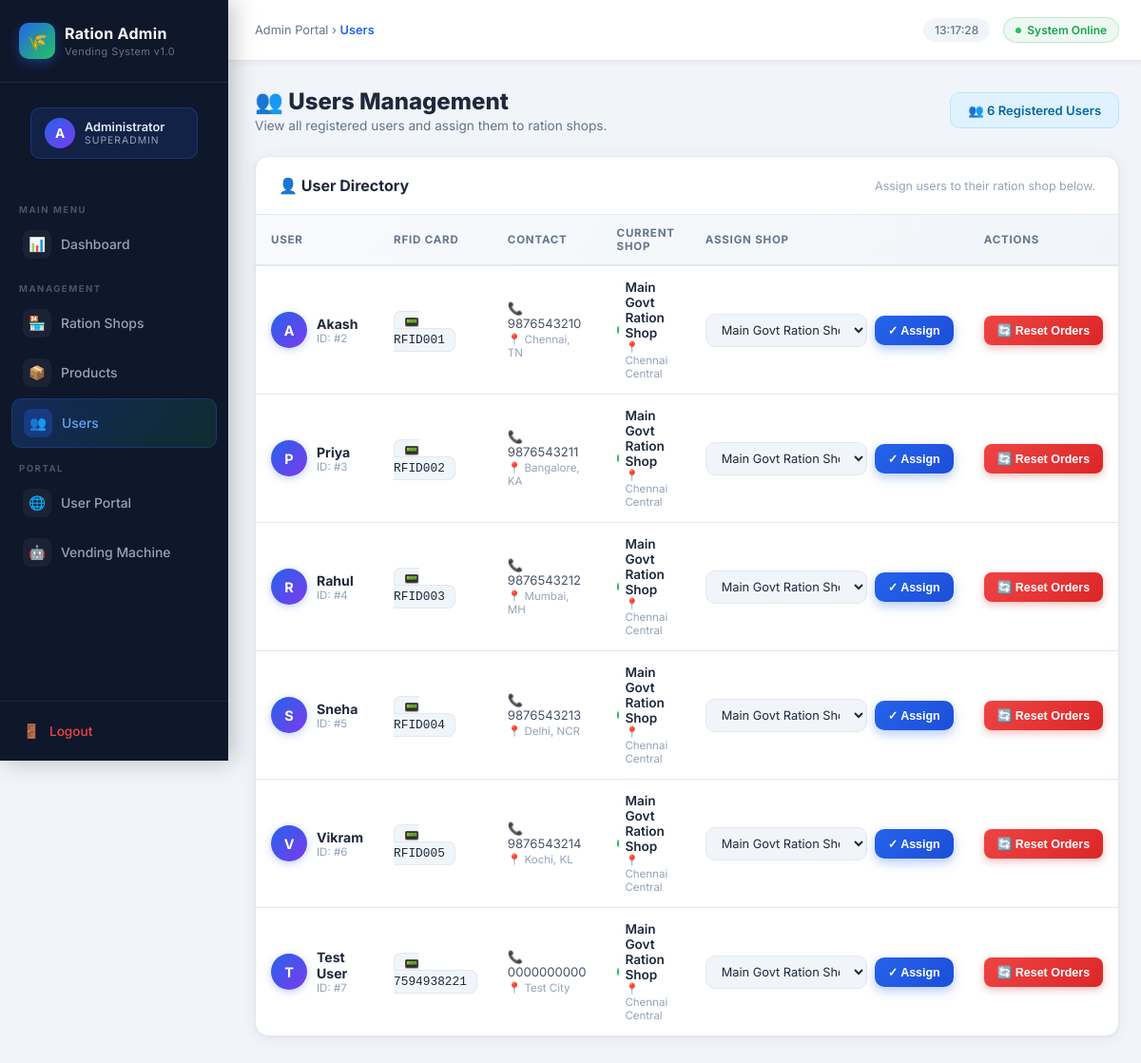
The app's page /admin/users (signed in) with its own data.
### models.py (models this page shows)
class User(UserMixin, db.Model):
    __tablename__ = 'user'
    id = db.Column(db.Integer, primary_key=True)
    username = db.Column(db.String(100), nullable=False)
    rfidCard = db.Column(db.String(100), unique=True, nullable=False)
    physical_uid = db.Column(db.String(100), unique=True, nullable=True) # The long number from Pi
    password = db.Column(db.String(200), nullable=False)
    phone = db.Column(db.String(20))
    address = db.Column(db.String(255))
    is_admin = db.Column(db.Boolean, default=False)
    is_active = db.Column(db.Boolean, default=True) # New status field
    shop_id = db.Column(db.Integer, db.ForeignKey('shop.id'), nullable=True)
    orders = db.relationship('Order', backref='user', lazy=True)

class Shop(db.Model):
    __tablename__ = 'shop'
    id = db.Column(db.Integer, primary_key=True)
    name = db.Column(db.String(100), nullable=False)
    location = db.Column(db.String(255))
    max_members = db.Column(db.Integer, default=50)
    users = db.relationship('User', backref='shop', lazy=True)

### admin_routes.py (the view)
@admin_bp.route('/users')
@admin_required
def users():
    all_users = User.query.filter_by(is_admin=False).all()
    shops = Shop.query.all()
    return render_template('admin/users.html', users=all_users, shops=shops)

### admin_routes.py (called while the page is built)
def admin_required(f):
    from functools import wraps
    @wraps(f)
    @login_required
    def decorated_function(*args, **kwargs):
        if not current_user.is_admin:
            flash('Admin access required.', 'error')
            return redirect(url_for('main.dashboard'))
        return f(*args, **kwargs)
    return decorated_function

### templates/admin/users.html (shortened to what this page needs)
{% extends "admin/layout.html" %}
{% block breadcrumb %}Users{% endblock %}
{% block content %}
<div class="page-heading">
    <div>
        <h1>👥 Users Management</h1>
        <p>View all registered users and assign them to ration shops.</p>
    </div>
    <div style="background:#e0f2fe;color:#0369a1;padding:10px 18px;border-radius:10px;font-size:0.82rem;font-weight:600;border:1px solid #bae6fd;">
        👥 {{ users|length }} Registered Users
    </div>
</div>
<div class="a-card">
    <div class="a-card-header">
        <div class="a-card-title">👤 User Directory</div>
        <div style="font-size:0.78rem;color:#94a3b8;">Assign users to their ration shop below.</div>
    </div>
    <div style="overflow-x:auto;">
        <table class="a-table">
            <thead>
                <tr>
                    <th>User</th>
                    <th>RFID Card</th>
                    <th>Contact</th>
                    <th>Current Shop</th>
                    <th>Assign Shop</th>
                    <th>Actions</th>
                </tr>
            </thead>
            <tbody>
                {% for u in users %}
                <tr>
                    <td>
                        <div style="display:flex;align-items:center;gap:10px;">
                            <div style="width:38px;height:38px;background:linear-gradient(135deg,#2563eb,#7c3aed);color:#fff;border-radius:50%;display:flex;align-items:center;justify-content:center;font-weight:700;font-size:0.9rem;flex-shrink:0;box-shadow:0 2px 8px rgba(37,99,235,0.3);">
                                {{ u.username[0].upper() }}
                            </div>
                            <div>
                                <div style="font-weight:700;color:#1e293b;">{{ u.username }}</div>
                                <div style="font-size:0.72rem;color:#94a3b8;">ID: #{{ u.id }}</div>
                            </div>
                        </div>
                    </td>
                    <td>
                        <code style="background:#f1f5f9;padding:4px 10px;border-radius:8px;font-size:0.8rem;color:#1e293b;border:1px solid #e2e8f0;">📟 {{ u.rfidCard }}</code>
                    </td>
                    <td>
                        <div style="font-size:0.82rem;color:#475569;">
                            {% if u.phone %}<div>📞 {{ u.phone }}</div>{% endif %}
                            {% if u.address %}<div style="font-size:0.72rem;color:#94a3b8;margin-top:2px;">📍 {{ u.address }}</div>{% endif %}
                        </div>
                    </td>
                    <td>
                        {% if u.shop %}
                        <div style="display:flex;align-items:center;gap:6px;">
                            <div style="width:8px;height:8px;background:#22c55e;border-radius:50%;"></div>
                            <div>
                                <div style="font-weight:600;font-size:0.85rem;color:#1e293b;">{{ u.shop.name }}</div>
                                <div style="font-size:0.72rem;color:#94a3b8;">📍 {{ u.shop.location }}</div>
                            </div>
                        </div>
                        {% else %}
                        <span class="badge-inactive">⚠️ Unassigned</span>
                        {% endif %}
                    </td>
                    <td>
                        <form method="POST" action="{{ url_for('admin.assign_user_shop') }}" style="display:flex;gap:8px;align-items:center;">
                            <select name="shop_id" class="a-select" style="min-width:170px;padding:8px 12px;font-size:0.8rem;">
                                {% for s in shops %}
                                <option value="{{ s.id }}" {% if u.shop_id == s.id %}selected{% endif %}>
                                    {{ s.name }} ({{ s.users|length }}/{{ s.max_members }})
                                </option>
                                {% endfor %}
                            </select>
                            <button type="submit" class="btn-blue" style="padding:8px 14px;font-size:0.78rem;white-space:nowrap;">
                                ✓ Assign
                            </button>
                        </form>
                    </td>
                    <td>
                        <form method="POST" action="{{ url_for('admin.reset_user_orders', user_id=u.id) }}"
                              onsubmit="return confirm('Reset all stuck orders for {{ u.username }}?')">
                            <button type="submit" class="btn-red" style="padding:8px 14px;font-size:0.78rem;white-space:nowrap;">
                                🔄 Reset Orders
                            </button>
                        </form>
                    </td>
                </tr>
                {% endfor %}
            </tbody>
        </table>
    </div>
</div>
{% endblock %}

### templates/admin/layout.html (style rules this page uses)
*, *::before, *::after { box-sizing: border-box; margin: 0; padding: 0; }
:root { --blue: #2563eb; --blue-light: #3b82f6; --blue-dark: #1d4ed8; --green: #16a34a; --green-light:#22c55e; --red: #dc2626; --red-light: #ef4444; --yellow: #d97706; --yellow-light:#f59e0b; --bg: #f1f5f9; --sidebar-bg: #0f172a; --sidebar-w: 240px; --card-bg: #ffffff; --text: #1e293b; --text-muted: #64748b; --border: #e2e8f0; --radius: 14px; }
body { font-family: 'Inter', sans-serif; background: var(--bg); color: var(--text); min-height: 100vh; display: flex; }
.a-card { background: var(--card-bg); border-radius: var(--radius); box-shadow: 0 2px 16px rgba(0,0,0,0.06), 0 1px 3px rgba(0,0,0,0.04); border: 1px solid var(--border); overflow: hidden; }
.a-card-header { display: flex; align-items: center; justify-content: space-between; padding: 20px 24px; border-bottom: 1px solid var(--border); }
.a-card-title { font-size: 1rem; font-weight: 700; color: var(--text); display: flex; align-items: center; gap: 8px; }
.a-table { width: 100%; border-collapse: collapse; }
.a-table thead tr { background: linear-gradient(135deg, #f8fafc, #f1f5f9); }
.a-table th { padding: 12px 16px; text-align: left; font-size: 0.72rem; font-weight: 700; color: var(--text-muted); text-transform: uppercase; letter-spacing: 0.8px; border-bottom: 2px solid var(--border); }
.a-table td { padding: 14px 16px; font-size: 0.88rem; border-bottom: 1px solid var(--border); color: var(--text); vertical-align: middle; }
.a-table tbody tr { transition: background 0.15s; }
.a-table tbody tr:last-child td { border-bottom: none; }
.btn-blue { display: inline-flex; align-items: center; gap: 6px; background: linear-gradient(135deg, var(--blue), var(--blue-dark)); color: #fff; border: none; border-radius: 10px; padding: 10px 20px; font-size: 0.85rem; font-weight: 600; cursor: pointer; text-decoration: none; box-shadow: 0 4px 12px rgba(37,99,235,0.35); transition: all 0.2s ease; }
.btn-red { display: inline-flex; align-items: center; gap: 6px; background: linear-gradient(135deg, var(--red-light), var(--red)); color: #fff; border: none; border-radius: 8px; padding: 7px 14px; font-size: 0.78rem; font-weight: 600; cursor: pointer; text-decoration: none; box-shadow: 0 3px 8px rgba(220,38,38,0.3); transition: all 0.2s ease; }
.a-select { width: 100%; padding: 11px 14px; background: var(--bg); border: 1.5px solid var(--border); border-radius: 10px; font-size: 0.88rem; color: var(--text); font-family: inherit; outline: none; cursor: pointer; transition: border-color 0.2s, box-shadow 0.2s; }
.page-heading { display: flex; align-items: center; justify-content: space-between; margin-bottom: 24px; }
.page-heading h1 { font-size: 1.5rem; font-weight: 800; color: var(--text); }
.page-heading p { font-size: 0.85rem; color: var(--text-muted); margin-top: 3px; }

### records on screen
User: username "A", username "Akash", id "2", rfidCard "RFID001", phone "9876543210", address "Chennai, TN", shop.name "Main Govt Ration Shop", shop.location "Chennai Central", shop_id "Main Govt Ration Shop (6/50)"
User: username "P", username "Priya", id "3", rfidCard "RFID002", phone "9876543211", address "Bangalore, KA", shop.name "Main Govt Ration Shop", shop.location "Chennai Central", shop_id "Main Govt Ration Shop (6/50)"
User: username "R", username "Rahul", id "4", rfidCard "RFID003", phone "9876543212", address "Mumbai, MH", shop.name "Main Govt Ration Shop", shop.location "Chennai Central", shop_id "Main Govt Ration Shop (6/50)"
User: username "S", username "Sneha", id "5", rfidCard "RFID004", phone "9876543213", address "Delhi, NCR", shop.name "Main Govt Ration Shop", shop.location "Chennai Central", shop_id "Main Govt Ration Shop (6/50)"
User: username "V", username "Vikram", id "6", rfidCard "RFID005", phone "9876543214", address "Kochi, KL", shop.name "Main Govt Ration Shop", shop.location "Chennai Central", shop_id "Main Govt Ration Shop (6/50)"
User: username "T", username "Test User", id "7", rfidCard "7594938221", phone "0000000000", address "Test City", shop.name "Main Govt Ration Shop", shop.location "Chennai Central", shop_id "Main Govt Ration Shop (6/50)"

### other values on screen
{{ users|length }} "6"
